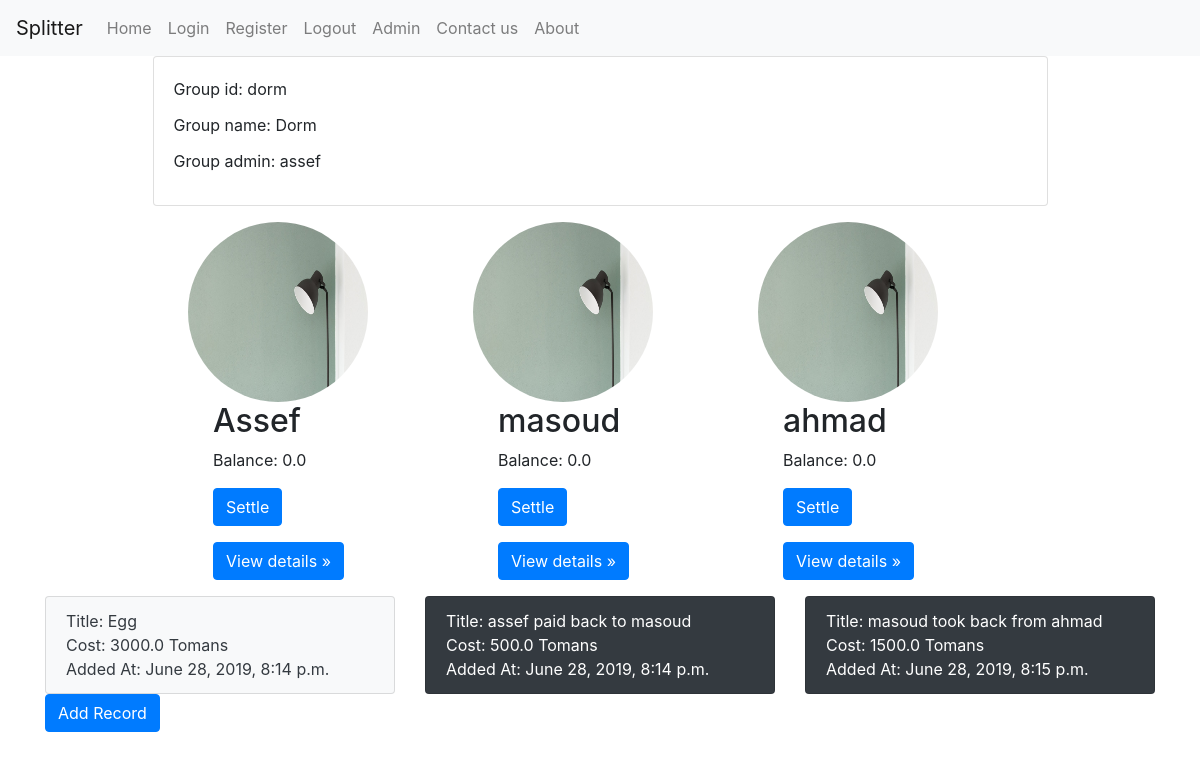
The page /dorm/veiw (signed in) on the database its author committed.
### main/models.py (models this page shows, shortened)
class Group(models.Model):
    group_id = models.SlugField(max_length=20, unique=True)
    group_name = models.CharField(max_length=20)
    admin_fk = models.ForeignKey(Account, on_delete=models.CASCADE)

class Account(models.Model):
    user = models.OneToOneField(User, on_delete=models.CASCADE)

class GroupMember(models.Model):
    group_fk = models.ForeignKey(Group, on_delete=models.CASCADE)
    member_fk = models.ForeignKey(Account, on_delete=models.CASCADE)
    balance = models.FloatField(default=0)

class Expense(models.Model):
    expense_type = models.CharField(max_length=10, default='payment')
    group_fk = models.ForeignKey(Group, on_delete=models.CASCADE)
    adder_fk = models.ForeignKey(Account, on_delete=models.CASCADE,
                                 related_name='adder_fk')
    payer_fk = models.ForeignKey(Account, on_delete=models.CASCADE,
                                 related_name='payer_fk')
    title = models.CharField(max_length=20)
    cost = models.FloatField(default=0)
    date_time = models.DateTimeField(auto_now=True, null=True)

### main/views.py (the view)
# urls.py: path('<slug:group_id>/veiw', views.group_view),
@login_required
def group_view(request, group_id):
    if request.method == 'POST':
        try:
            member_id = request.POST['member_id']
            group = Group.objects.get(group_id=group_id)
            member = Account.objects.get(
                user=User.objects.get(username=member_id))
            GroupMember.objects.create(group_fk=group, member_fk=member)
            expenses = Expense.objects.filter(group_fk=group)
            for expense in expenses:
                ExpenseRatio.objects.create(expense_fk=expense, member_fk=member)
            return redirect(group_view, group_id=group_id)
        except Exception:
            title = 'Add New Member Error'
    else:
        title = 'Group'
    template_name = 'group.html'
    group = Group.objects.get(group_id=group_id)
    account = Account.objects.get(user=request.user)
    members = GroupMember.objects.filter(group_fk=group)
    expenses = Expense.objects.filter(group_fk=group)
    balance_details = BalanceDetail.objects.filter(group_fk=group)
    details = {}
    for member in members:
        temp = {}
        for balance_detail in balance_details:
            if balance_detail.debtor_fk == member.member_fk:
                temp[balance_detail.creditor_fk.user.username] = balance_detail.amount
            elif balance_detail.creditor_fk == member.member_fk:
                temp[balance_detail.debtor_fk.user.username] = balance_detail.amount
        details[member.member_fk.user.username] = temp
    context = {'title': title, 'group': group,
               'members': members, 'account': account,
               'expenses': expenses, 'details': details}
    return render(request, template_name, context)

### main/templates/group.html (shortened to what this page needs)
{% extends "base.html" %}
{% load static %}
{% block navbar %}
{% include 'navbar.html' %}
{% endblock %}
{% block content %}
<div class='col-12 col-md-10 mb-3 mx-auto'>
    <div class='card'>
        <div class='card-body'>
            <p class='card-title'>Group id: {{ group.group_id }}</p>
            <p class='card-title'>Group name: {{ group.group_name }}</p>
            <p class='card-title'>Group admin: {{ group.admin_fk.user.username}}</p>
        </div>
    </div>
</div>
<div class="row justify-content-center">
    {% for member in members %}
    <div class="col col-sm-6 col-lg-3">
        <img class="rounded-circle" src="{% static 'img/test.jpeg' %}" width="180" height="180">
        <h2 style="padding-left: 10%;">{{ member.member_fk.user.first_name }}</h2>
        <p style="padding-left: 10%;">Balance: {{ member.balance }}</p>
        <p style="padding-left: 10%;">
            <a class="btn btn-primary" href="settle/{{member.member_fk.user.username}}">
                Settle
            </a>
        </p>
        <p style="padding-left: 10%;">
            <button class="btn btn-primary" type="button" data-toggle="collapse"
                data-target="#{{ member.member_fk.user.first_name }}" aria-expanded="false"
                aria-controls="{{ member.member_fk.user.first_name }}">
                View details &raquo;
            </button>
        </p>
    </div>
    {% endfor %}
</div>
<div class="row justify-content-center">
    {% for expense in expenses %}
    <div class="col col-sm-6 col-lg-4">
        {% if expense.expense_type == 'payment' %}
        <a href="{{ expense.pk }}">
            <ul class="list-group">
                <li class="list-group-item bg-light text-dark">
                    Title: {{ expense.title }}
                    Cost: {{ expense.cost }} Tomans
                    Added At: {{ expense.date_time }}
                </li>
            </ul>
        </a>
        {% endif %}
        {% if expense.expense_type == 'settle' %}
        <a href="{{ expense.pk }}">
            <ul class="list-group">
                <li class="list-group-item bg-dark text-white">
                    Title: {{ expense.title }}
                    Cost: {{ expense.cost }} Tomans
                    Added At: {{ expense.date_time }}
                </li>
            </ul>
        </a>
        {% endif %}
    </div>
    {% endfor %}
</div>
<a class="btn btn-primary" href="add-expense"
    role="button">Add Record</a>
<br>
<br>
{% endblock %}

### rows shown on the page
Group: group_id "dorm", group_name "Dorm", admin_fk.user.username "assef"
GroupMember: member_fk.user.first_name "Assef", balance "0.0"
GroupMember: member_fk.user.first_name "masoud", balance "0.0"
GroupMember: member_fk.user.first_name "ahmad", balance "0.0"
Expense: title "Egg", cost "3000.0", date_time "June 28, 2019, 8:14 p.m."
Expense: title "assef paid back to masoud", cost "500.0", date_time "June 28, 2019, 8:14 p.m."
Expense: title "masoud took back from ahmad", cost "1500.0", date_time "June 28, 2019, 8:15 p.m."
